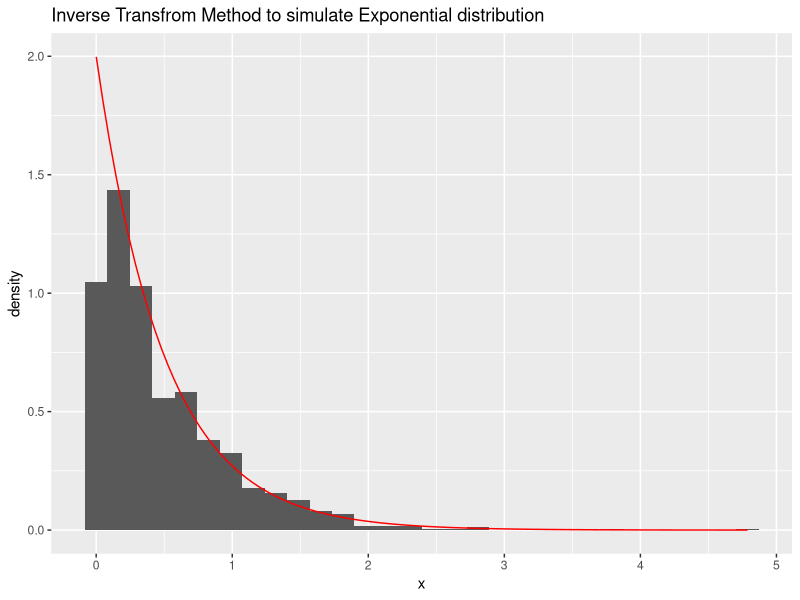
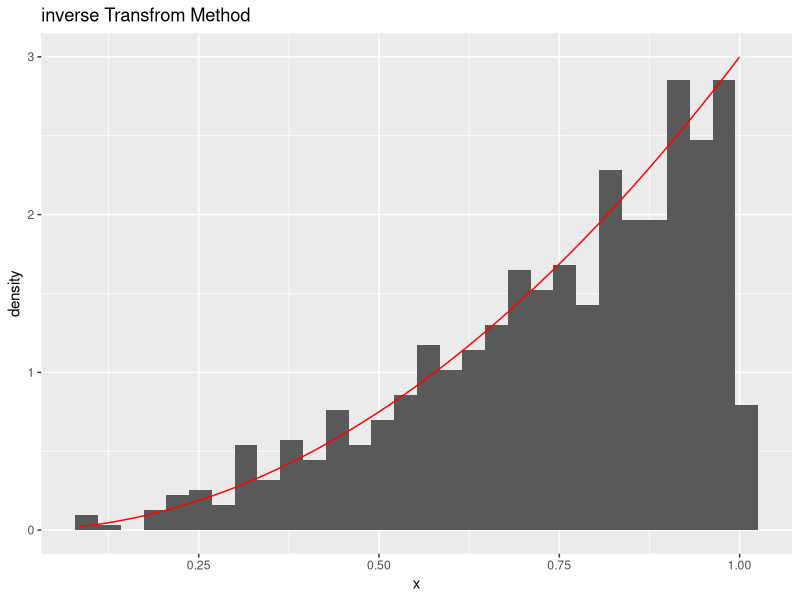
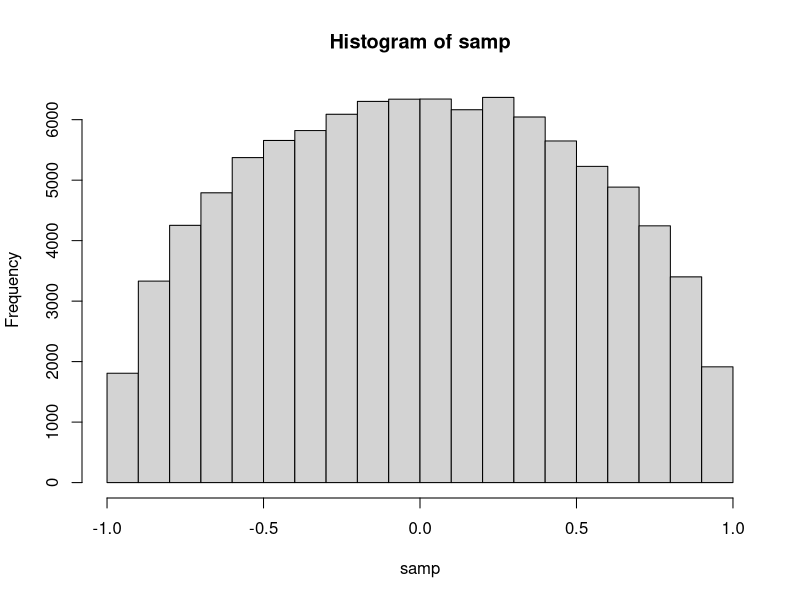
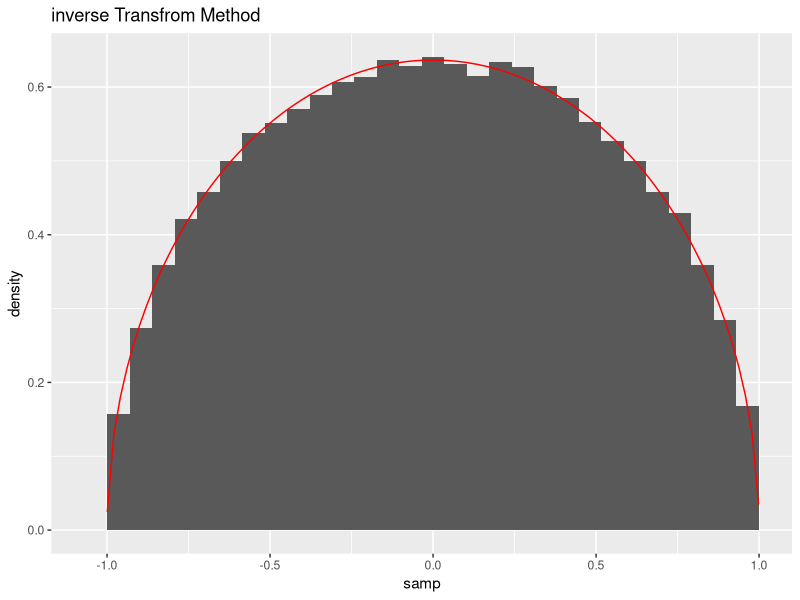
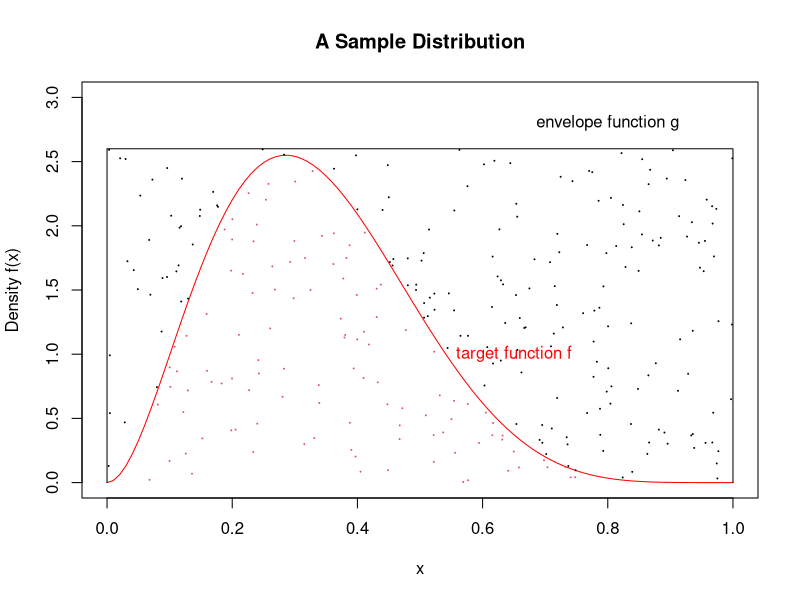
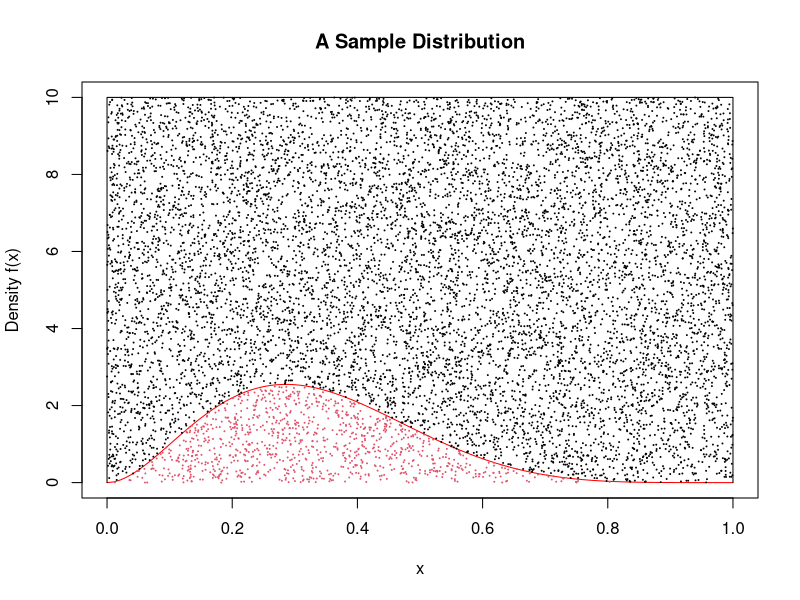
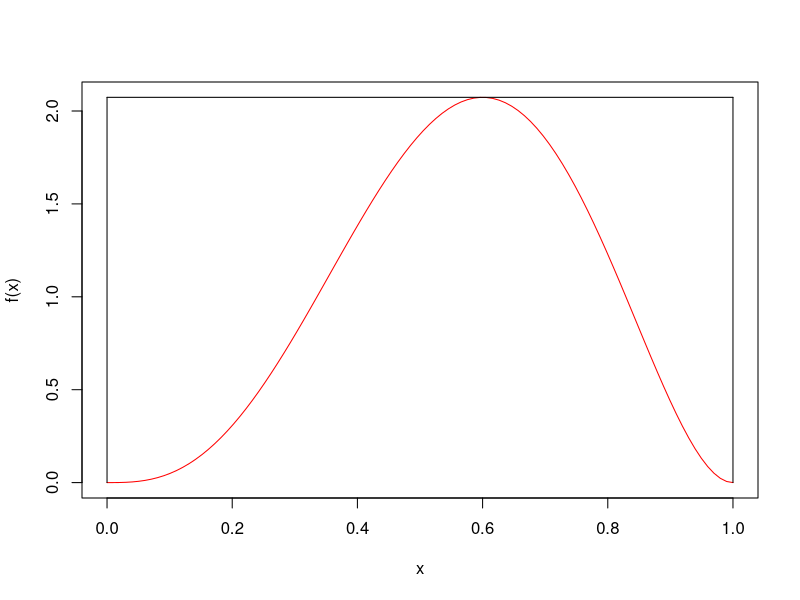
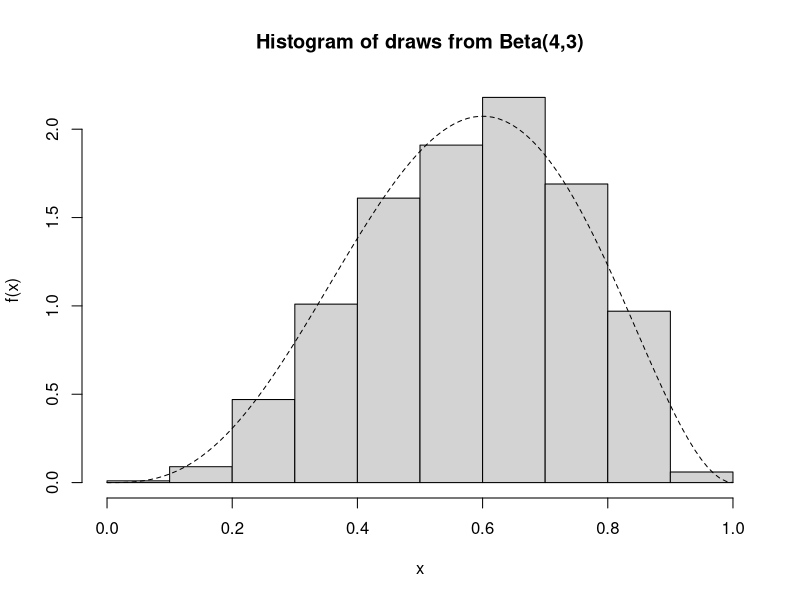

Source code (R) for these figures, in order:
## ---- chunk 1
knitr::opts_chunk$set(echo = TRUE)
## ---- chunk 2
set.seed(1)
n <- 10
samp <- 100

head(runif(samp),3);
head(n*runif(samp),3);
head(floor(n*runif(samp)),3);

table(floor(n*runif(samp)))/samp
table(floor(n*runif(samp)))/samp
## ---- chunk 3
# method one
n <- 100
samp <- runif(n)
u <- rep(NA, n)
u[which(samp<1/2)]<-1
u[which(samp>1/2 & samp<3/4)]<-2
u[which(samp>3/4)] <- 3
u
## ---- chunk 4
lambda <- 2 # the parameter of the exponential distribution
n <- 1000  # number of random variables
u <- runif(n) # generate the uniform distribution

Finverse <- function(u,lambda){
        # function for the inverse transform
        stopifnot(u > 0 & u < 1)
        return(-(1/lambda)*log(1-u))
}

x <- Finverse(u,lambda)

library(ggplot2)
ggplot(data=data.frame(x))+
        geom_histogram(aes(x=x,y=..density..))+
        stat_function(mapping = aes(x=x),fun = dexp,args = list(rate=2),col='red')+
        labs(title='Inverse Transfrom Method to simulate Exponential distribution')

## ---- chunk 5
n <- 1000
u <- runif(n)

Finverse <- function(u){
        stopifnot(u > 0 & u < 1)
        return(u^(1/3)) # Inverse function of F(x)
}

x <- Finverse(u)

ggplot(data = data.frame(x))+
        geom_histogram(aes(x=x,y=..density..))+
        stat_function(mapping = aes(x=x),fun = function(x){3*x^2},col='red')+
        labs(title='inverse Transfrom Method')



## ---- chunk 6
p <- function(x) {sqrt(1 - x^2)}

generate_one <- function(p_func) {
        val <- NULL
        
        while (is.null(val)) {
                x <- runif(1, min = -1, max = +1)
                u <- runif(1)
                
                if (u <= p_func(x)) {val <- x}
        }
        return(val)
}


num <- 100000
samp <- rep(NA, num)
for (i in 1:num) {samp[i] <- generate_one(p)}
hist(samp)


ggplot(data = data.frame(samp))+
        geom_histogram(aes(x=samp,y=..density..))+
        stat_function(mapping = aes(x=samp),fun = function(x){(2/pi)*sqrt(1-x^2)} ,col='red')+
        labs(title='inverse Transfrom Method')
## ---- chunk 7
plot(c(0,1), c(0,3), ty = "n", main = "A Sample Distribution",ylab = "Density f(x)", xlab = "x")
curve (dbeta(x, 3, 6), add = TRUE, col = "red")
text(.65, 1, "target function f", col = "red")
text(.8, 2.8, "envelope function g")
lines(c(0,0,1,1), c(0,2.6,2.6,0))  # c(0,0,1,) means the x value, c(0,2.6,2.6,0 means y value)
x1 <- runif(300, min = 0, max = 1);
y1 <- runif(300, min = 0, max = 2.6)
selected <- y1 < dbeta(x1, 3, 6)
points (x1, y1, col = 1+selected, cex = 0.1)
## ---- chunk 8
mean(selected) # Proportion selected
accepted.points <- x1[selected]
# Proportion of sample points less than 0.5.
mean(accepted.points < 0.5)
# The true distribution.
pbeta(0.5, 3, 6)

## ---- chunk 9
plot(c(0,1), c(0,10), ty = "n", main = "A Sample Distribution",
ylab = "Density f(x)", xlab = "x")
curve (dbeta(x, 3, 6), add = TRUE, col = "red")
lines(c(0,0,1,1), c(0,10,10,0))
x2 <- runif(10000, 0, 1)
y2 <- runif(10000, 0, 10)
selected <- y2 < dbeta(x2, 3, 6)
mean(selected) # Proportion selected
points (x2, y2, col = 1+selected, cex = 0.1)

## ---- chunk 10
f <- function(x) {
        stopifnot(x >= 0 & x <= 1)
        return(60*x^3*(1-x)^2)
}
x <- seq(0, 1, length = 100)
plot(x, f(x), type="l", ylab="f(x)", col = "red")

xmax <- 0.6  #?????????
f.max <- 60*xmax^3*(1-xmax)^2 #??????
lines(c(0, 0), c(0, f.max), lty = 1)
lines(c(0, 1), c(f.max, f.max), lty = 1)
lines(c(1, 1), c(f.max, 0), lty = 1)

## ---- chunk 11
n.samps <- 1000 # number of samples desired
n <- 0 # counter for number samples accepted
samps <- numeric(n.samps) # initialize the vector of output
while (n < n.samps) {
        x <- runif(1) #random draw from g
        u <- runif(1)
        if (f.max*u < f(x)) {  
                #???U????????????f(x)???????????????,???????????????proposal function??? approval function????????????????????????proposal function??????f(x)?????????approval function?????????f(x)?????????????????????????????????
                n <- n + 1
                samps[n] <- x
        }
}

x <- seq(0, 1, length = 100)
hist(samps, prob = T, ylab = "f(x)", xlab = "x",
main = "Histogram of draws from Beta(4,3)")
lines(x, dbeta(x, 4, 3), lty = 2)

## ---- chunk 12
# according to LLN, when sample is large, the sample average converge in probability to the mean of population 

n <- 1000000 # gengerate a large number
norms <- rnorm(n,sd=1/sqrt(2))
est <- mean(sin(norms)^2)
est

#The probability of an event can be approximated by the proportion of occurrences in a large number of samples.

est2 <- mean(norms<=1.36)
est2

pnorm(1.36,sd=1/sqrt(2))
## ---- chunk 13
n <- 10000000
norms <- rnorm(n)
est <- sqrt(2*pi)*mean(sin(norms^2)*exp(-(1/2)*norms^2))
est
## ---- chunk 14
n1 <- 10000; n2 <- 1000
estvec1 <- rep(NA, 1000); estvec2 <- rep(NA, 1000)
for (i in 1:1000) {
        norms1 <- rnorm(n1, sd = 1/sqrt(2))
        estvec1[i] <- mean(sin(norms1)^2)
}
for (i in 1:1000) {
        norms2 <- rnorm(n2, sd = 1/sqrt(2))
        estvec2[i] <- mean(sin(norms2)^2)
}
# sample distribution of E(sin(x)^2)
df <- data.frame(estimates = c(estvec1, estvec2),
n = c(rep(n1, 1000), rep(n2, 1000)))
ggplot(df) +
geom_histogram(aes(x = estimates)) + facet_wrap(~ n, ncol = 2)

## ---- chunk 15
n <- 100000
x <- rexp(n,rate = 1/3)
p <- mean(x<3)
p

pexp(3,rate = 1/3)
## ---- chunk 16
#Generate 5000 binomial rvs with n = 16 and p = 0:5
samp.n <- 5000
n <- 16; p <- 0.5

x <- rbinom(n=samp.n,size=n,prob=p)

# sample mean(expect to be close to n*p=8)
mean(x)

#sample standard deviation
expect <- sqrt(16*0.5*0.5)
expect
sd(x)

# Plot a histogram of the rvs, with a large value of the breaks input (say breaks=100), on the probability scale. What do you notice about its support? Is this surprising?
hist(x,breaks = 100)


#R's capacity for simulation and computation is impressive: generate 5 million binomial rvs with n = 1 million and p = 0:5.

samp.n <- 5000000
n <- 1000000; p <- 0.5

x <- rbinom(n=samp.n,size=n,prob=p)

#Standardize the rvs: that is, subtract of the sample mean, and then divide by the sample standard deviation then plot the values as above.
x_standard <- scale(x)
hist(x_standard)


## ---- chunk 17
# Simulating Dart Throws

board <- list(
  R1 = 6.35, R2 = 15.9, R3 = 99, R4 = 107, R5 = 162, R = 170, 
  nums = c(20, 1, 18, 4, 13, 6, 10, 15, 2, 17, 3, 19, 7, 16, 8, 11, 14, 9, 12, 5)
)


drawBoard = function(board) {
  R1 = board$R1
  R2 = board$R2
  R3 = board$R3
  R4 = board$R4
  R5 = board$R5
  R = board$R
  nums = board$nums
  
  mar.orig = par()$mar
  par(mar = c(0, 0, 0, 0))
  plot(c(), c(), axes = FALSE, xlim = c(-R - 15, R + 15), 
       ylim = c(-R - 15, R + 15))
  t = seq(0, 2 * pi, length = 5000)
  x = cos(t)
  y = sin(t)
  points(R * x, R * y, type = "l")
  points(R5 * x, R5 * y, type = "l")
  points(R4 * x, R4 * y, type = "l")
  points(R3 * x, R3 * y, type = "l")
  points(R2 * x, R2 * y, type = "l")
  points(R1 * x, R1 * y, type = "l")
  t0 = pi/2 + 2 * pi/40
  points(c(R2 * cos(t0), R * cos(t0)), c(R2 * sin(t0), 
                                         R * sin(t0)), type = "l")
  for (i in 1:19) {
    t1 = t0 - i * 2 * pi/20
    points(c(R2 * cos(t1), R * cos(t1)), c(R2 * sin(t1), 
                                           R * sin(t1)), type = "l")
  }
  
  r = R + 10
  for (i in 1:20) {
    t1 = pi/2 - (i - 1) * 2 * pi/20
    text(r * cos(t1), r * sin(t1), nums[i])
  }
  
  par(mar=mar.orig)
  invisible()
}



scorePositions = function(x, y, board) {
  R1 = board$R1
  R2 = board$R2
  R3 = board$R3
  R4 = board$R4
  R5 = board$R5
  R = board$R
  nums = board$nums
  
  n = length(x)
  rad = sqrt(x^2 + y^2)
  raw.angles = atan2(x,y)
  slice = 2*pi/20
  tilted.angles = (raw.angles + slice/2) %% (2*pi)
  scores = nums[floor(tilted.angles/slice) + 1]
  
  # Bullseyes
  scores[rad <= R1] = 50
  scores[R1 < rad & rad <= R2] = 25
  
  # Triples
  scores[R3 < rad & rad <= R4] = 3*scores[R3 < rad & rad <= R4]
  
  # Doubles
  scores[R5 < rad & rad <= R] = 2*scores[R5 < rad & rad <= R]
  
  # Zeros (off the board)
  scores[R < rad] = 0
  
  return(scores)
}

## ---- chunk 18
# Normal Model
throws  <- 100
std.dev <- 50

x <- rnorm(throws, sd = std.dev)
y <- rnorm(throws, sd = std.dev)

drawBoard(board)
points(x, y, pch = 20, col = "red")

scores <- scorePositions(x, y, board)
text(x, y+8, scores, cex = .75)
## ---- chunk 19
# Uniform Model

R <- 170

x <- runif(throws, min = -R, max = R)
y <- runif(throws, min = -R, max = R)

drawBoard(board)
points(x, y, pch = 20, col = "red")

scores <- scorePositions(x, y, board)
text(x, y+8, scores, cex = .75)
## ---- chunk 20
# Comparing Models
throws <- 10000

x1 <- rnorm(throws, sd = std.dev)
y1 <- rnorm(throws, sd = std.dev)
x2 <- runif(throws, min = -R, max = R)
y2 <- runif(throws, min = -R, max = R)

scores1 <- scorePositions(x1, y1, board)
scores2 <- scorePositions(x2, y2, board)
mean(scores1)
mean(scores2)


drawBoard(board)
points(x1, y1, pch = 20, col = "red", cex = .05)
points(x2, y2, pch = 20, col = "blue", cex = .05)
## ---- chunk 21
# Comparing SD values

sd.vals    <- seq(5, 150, by = 5)
n          <- length(sd.vals)
avg.scores <- rep(NA, length = n)
names(avg.scores) <- sd.vals  # in order to plot

for (i in 1:n) {
  x <- rnorm(throws, sd = sd.vals[i])
  y <- rnorm(throws, sd = sd.vals[i])
  
  scores <- scorePositions(x, y, board)
  avg.scores[i] <- mean(scores)
}

plot(sd.vals, avg.scores, xlab = "Standard Deviation", ylab = "Avg. Score")
abline(mean(scores2), 0, col = "red")

## ---- chunk 22
# Check Yourself

drawBoard(board)
points(c(0, -32), c(103, -98), col = c("red", "blue"), pch = 20, cex = 3)

normal.score <- function(mean.x, mean.y, sd, board) {
  x1 <- rnorm(throws, mean.x, sd)
  y1 <- rnorm(throws, mean.y, sd)
  return(mean(scorePositions(x1, y1, board)))
}

std.dev <- 35
normal.score(0, 0, std.dev, board)
normal.score(0, 103, std.dev, board)
normal.score(-32, -98, std.dev, board)

throws <- 200
mean.x1 <- 0; mean.y1 <- 103
mean.x2 <- -32; mean.y2 <- -98
x1 <- rnorm(throws, mean.x1, std.dev)
y1 <- rnorm(throws, mean.y1, std.dev)

x2 <- rnorm(throws, mean.x2, std.dev)
y2 <- rnorm(throws, mean.y2, std.dev)

drawBoard(board)
points(x1, y1, pch = 20, col = "red")
points(x2, y2, pch = 20, col = "blue")

scores1 <- scorePositions(x1, y1, board)
scores2 <- scorePositions(x2, y2, board)
text(x1, y1+8, scores1, cex = .75)
text(x2, y2+8, scores2, cex = .75)
